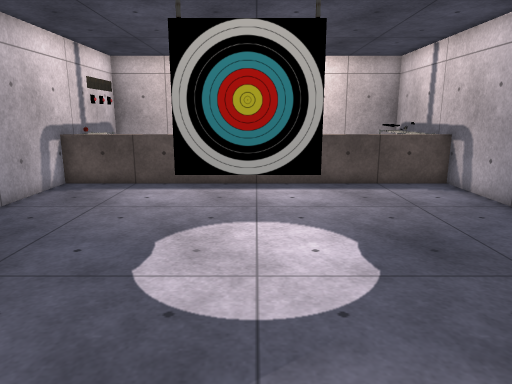
[1] (above)

13 first-person views from a walk through a scene from a Unity 3-D project. The camera is 1.4 m above the floor, tilts 12° down and sees 70° across. The floor is counted in squares, 0.5 m on a side. Each view is taken from the middle of a square. On the plan, view 1 faces up. The plan holds only what a view shows up to about 20 squares ahead; the rest is blank. The player character is not drawn. Some animated figures are not drawn. Some surface patterns are stand-ins.

[2]
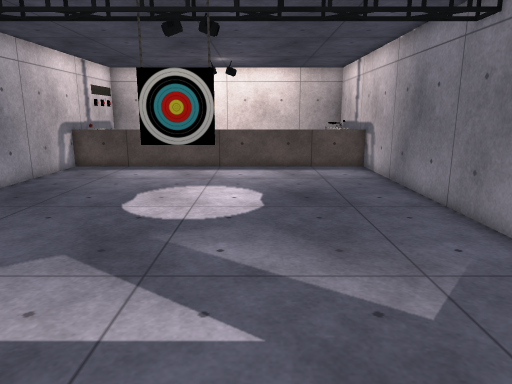

[3]
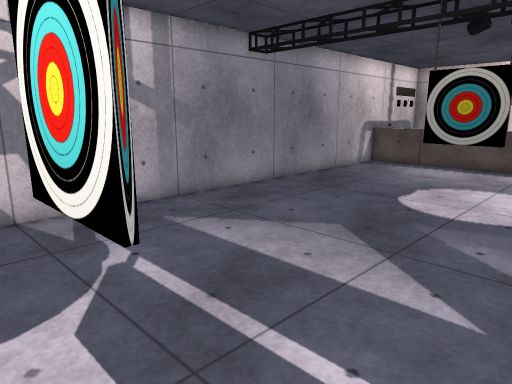

[4]
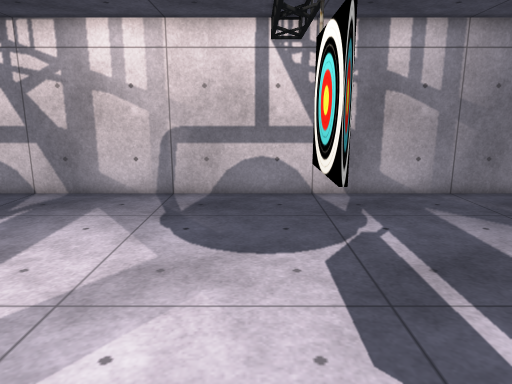

[5]
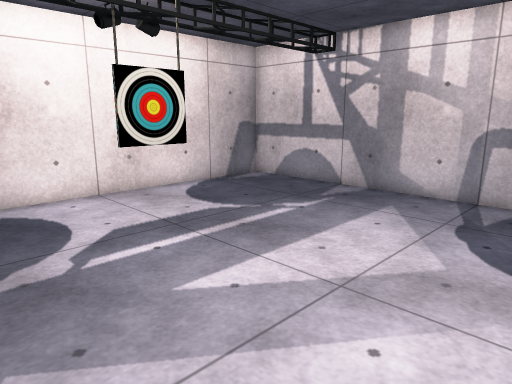

[6]
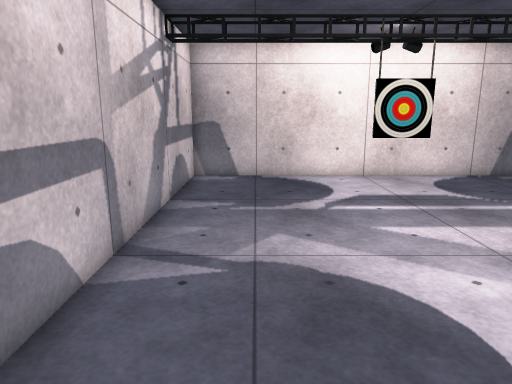

[7]
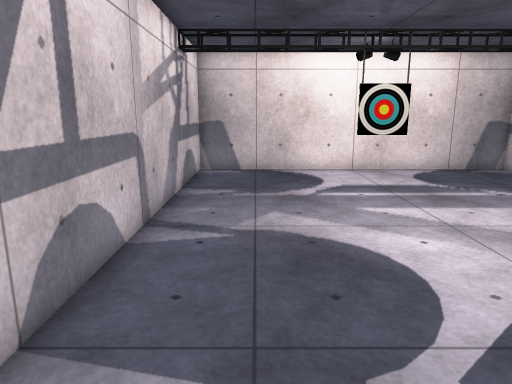

[8]
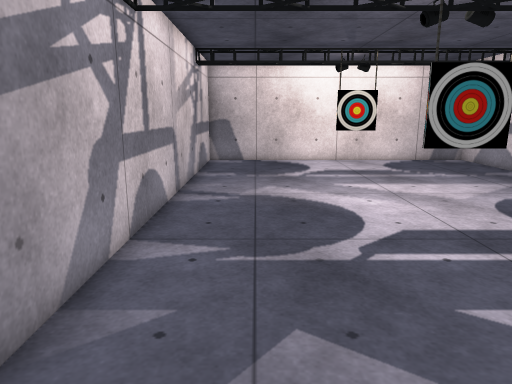

[9]
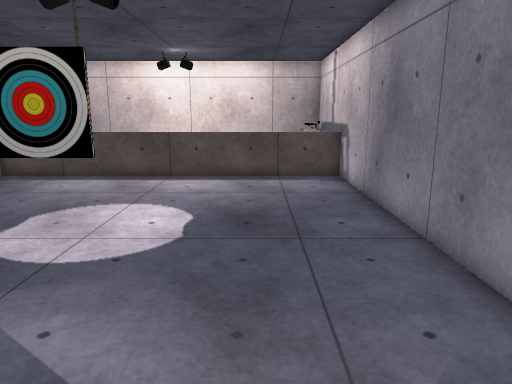

[10]
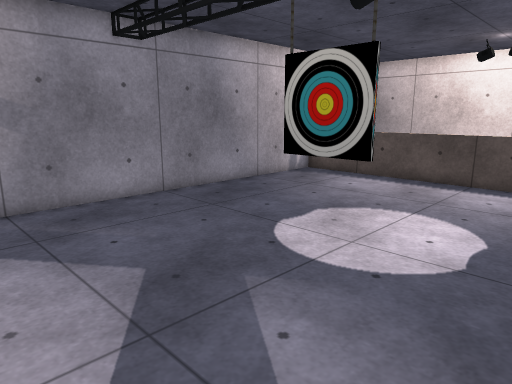

[11]
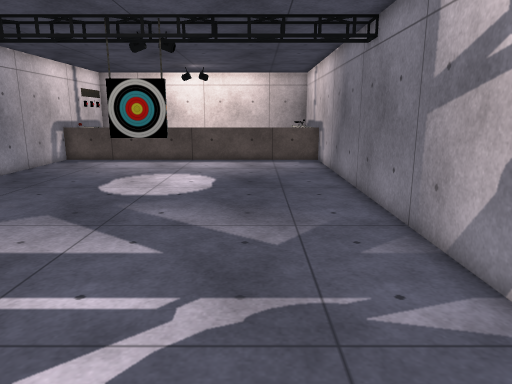

[12]
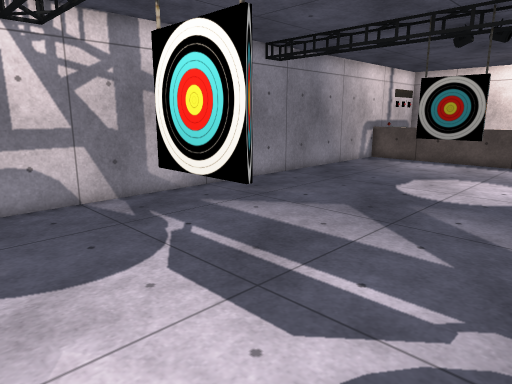

[13]
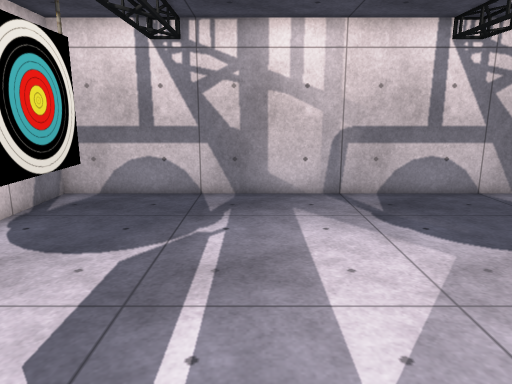

### Floor plan
Key: @ floor where view 1 was taken; # wall or solid block; . floor; = window, fence, low wall or low ledge; T thing the floor can be seen under or through; O other object.
Columns run from 8 left of view 1 to 8 right of it. Each row starts with its distance up from view 1.
 17 #              O#
 16 #              O#
 15 ##==============#
 14 #...............#
 13 #...............#
 12 #...............#
 11 #...............#
 10 #...............#
  9 #...............#
  8 #...............#
  7 #...............#
  6 #...............#
  5 #......TT.......#
  4 #...............#
  3 #...............#
  2 #...............#
  1 #...............#
  0 #.......@.......#
 -1 #...............#
 -2 #...............#
 -3 #...............#
 -4 #...............#
 -5 #......TT.......#
 -6 #...............#
 -7 #...............#
 -8 #...............#
 -9 #...............#
-10 #...............#
-11 #...............#
-12 #...............#
-13 #...............#
-14 #...............#
-15 #......TT.......#
-16 #...............#
-17 #...............#
-18 #...............#
-19 #################

Where each view was taken, in squares from view 1:
view 1: 0 up, 0 right, facing up
view 2: 5 down, 2 right, facing up
view 3: 6 down, 3 right, facing up-left
view 4: 6 down, 5 right, facing left
view 5: 6 down, 5 right, facing down-left
view 6: 2 down, 5 right, facing down
view 7: 0 up, 5 right, facing down
view 8: 4 up, 5 right, facing down
view 9: 2 down, 4 right, facing up
view 10: 1 down, 4 right, facing up-left
view 11: 8 down, 4 right, facing up
view 12: 8 down, 4 right, facing up-left
view 13: 12 down, 5 right, facing left
